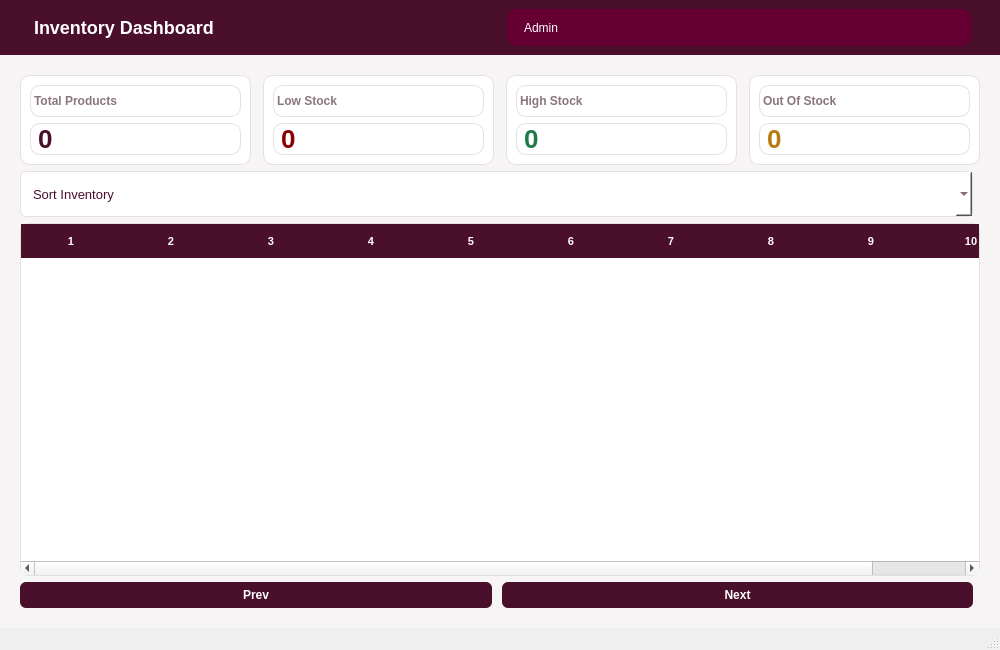
<?xml version="1.0" encoding="UTF-8"?>
<ui version="4.0">
 <class>inventory</class>
 <widget class="QMainWindow" name="inventory">
  <property name="geometry">
   <rect><x>0</x><y>0</y><width>1000</width><height>650</height></rect>
  </property>
  <property name="windowTitle"><string>Sajilo Bazar - Inventory Dashboard</string></property>
  <widget class="QWidget" name="centralwidget">
   <layout class="QVBoxLayout" name="mainLayout">
    <property name="spacing"><number>0</number></property>
    <property name="leftMargin"><number>0</number></property>
    <property name="topMargin"><number>0</number></property>
    <property name="rightMargin"><number>0</number></property>
    <property name="bottomMargin"><number>0</number></property>
    <item>
     <widget class="QFrame" name="topbarFrame">
      <property name="styleSheet"><string>QFrame#topbarFrame { background-color: #4A0F2B; }</string></property>
      <property name="minimumSize"><size><width>0</width><height>55</height></size></property>
      <property name="maximumSize"><size><width>16777215</width><height>55</height></size></property>
      <layout class="QHBoxLayout">
       <item>
        <widget class="QLabel" name="pageTitle">
         <property name="text"><string>Inventory Dashboard</string></property>
         <property name="styleSheet"><string>QLabel { color: #FFFFFF; font-size: 18px; font-weight: bold; padding-left: 20px; }</string></property>
        </widget>
       </item>
       <item>
        <spacer><property name="orientation"><enum>Qt::Horizontal</enum></property></spacer>
       </item>
       <item>
        <widget class="QLabel" name="adminBadge">
         <property name="text"><string>Admin</string></property>
         <property name="styleSheet"><string>QLabel { background-color: #660033; color: #FFFFFF; border-radius: 10px; padding: 4px 14px; font-size: 12px; margin-right: 20px; }</string></property>
        </widget>
       </item>
      </layout>
     </widget>
    </item>
    <item>
     <widget class="QFrame" name="contentFrame">
      <property name="styleSheet"><string>QFrame#contentFrame { background-color: #F7F4F5; }</string></property>
      <layout class="QVBoxLayout" name="contentLayout">
       <property name="leftMargin"><number>20</number></property>
       <property name="topMargin"><number>20</number></property>
       <property name="rightMargin"><number>20</number></property>
       <property name="bottomMargin"><number>20</number></property>
       <item>
        <layout class="QHBoxLayout" name="statsLayout">
         <property name="spacing"><number>12</number></property>
         <item>
          <widget class="QFrame" name="cardTotal">
           <property name="styleSheet"><string>QFrame { background-color: #FFFFFF; border-radius: 10px; border: 1px solid #E6DEE1; }</string></property>
           <property name="minimumSize"><size><width>0</width><height>90</height></size></property>
           <layout class="QVBoxLayout">
            <item><widget class="QLabel" name="lblTotalTitle"><property name="text"><string>Total Products</string></property><property name="styleSheet"><string>QLabel { color: #8A7580; font-size: 12px; font-weight: bold; }</string></property></widget></item>
            <item><widget class="QLabel" name="lblTotalValue"><property name="text"><string>0</string></property><property name="styleSheet"><string>QLabel { color: #4A0F2B; font-size: 26px; font-weight: bold; }</string></property></widget></item>
           </layout>
          </widget>
         </item>
         <item>
          <widget class="QFrame" name="cardLowStock">
           <property name="styleSheet"><string>QFrame { background-color: #FFFFFF; border-radius: 10px; border: 1px solid #E6DEE1; }</string></property>
           <property name="minimumSize"><size><width>0</width><height>90</height></size></property>
           <layout class="QVBoxLayout">
            <item><widget class="QLabel" name="lblLowStockTitle"><property name="text"><string>Low Stock</string></property><property name="styleSheet"><string>QLabel { color: #8A7580; font-size: 12px; font-weight: bold; }</string></property></widget></item>
            <item><widget class="QLabel" name="lblLowStockValue"><property name="text"><string>0</string></property><property name="styleSheet"><string>QLabel { color: #8B0000; font-size: 26px; font-weight: bold; }</string></property></widget></item>
           </layout>
          </widget>
         </item>
         <item>
          <widget class="QFrame" name="cardHighStock">
           <property name="styleSheet"><string>QFrame { background-color: #FFFFFF; border-radius: 10px; border: 1px solid #E6DEE1; }</string></property>
           <property name="minimumSize"><size><width>0</width><height>90</height></size></property>
           <layout class="QVBoxLayout">
            <item><widget class="QLabel" name="lblHighStockTitle"><property name="text"><string>High Stock</string></property><property name="styleSheet"><string>QLabel { color: #8A7580; font-size: 12px; font-weight: bold; }</string></property></widget></item>
            <item><widget class="QLabel" name="lblHighStockValue"><property name="text"><string>0</string></property><property name="styleSheet"><string>QLabel { color: #1E7A47; font-size: 26px; font-weight: bold; }</string></property></widget></item>
           </layout>
          </widget>
         </item>
         <item>
          <widget class="QFrame" name="cardOutOfStock">
           <property name="styleSheet"><string>QFrame { background-color: #FFFFFF; border-radius: 10px; border: 1px solid #E6DEE1; }</string></property>
           <property name="minimumSize"><size><width>0</width><height>90</height></size></property>
           <layout class="QVBoxLayout">
            <item><widget class="QLabel" name="lblOutOfStockTitle"><property name="text"><string>Out Of Stock</string></property><property name="styleSheet"><string>QLabel { color: #8A7580; font-size: 12px; font-weight: bold; }</string></property></widget></item>
            <item><widget class="QLabel" name="lblOutOfStockValue"><property name="text"><string>0</string></property><property name="styleSheet"><string>QLabel { color: #B8790F; font-size: 26px; font-weight: bold; }</string></property></widget></item>
           </layout>
          </widget>
         </item>
        </layout>
       </item>
       <item>
        <layout class="QHBoxLayout" name="filterLayout">
         <property name="spacing"><number>10</number></property>
         <item>
          <widget class="QComboBox" name="sortInventory">
           <property name="styleSheet"><string>QComboBox { background-color: #FFFFFF; border: 1px solid #E6DEE1; border-radius: 6px; padding: 4px 12px; font-size: 13px; color: #4A0F2B; min-height: 36px; }</string></property>
           <item><property name="text"><string>Sort Inventory</string></property></item>
           <item><property name="text"><string>Name (A-Z)</string></property></item>
           <item><property name="text"><string>Stock (Low to High)</string></property></item>
           <item><property name="text"><string>Expiry Date</string></property></item>
          </widget>
         </item>
         <item>
          <spacer><property name="orientation"><enum>Qt::Horizontal</enum></property></spacer>
         </item>
        </layout>
       </item>
       <item>
        <widget class="QTableWidget" name="inventoryTable">
         <property name="styleSheet"><string>QTableWidget { background-color: #FFFFFF; border: 1px solid #E6DEE1; border-radius: 8px; gridline-color: #F5EEF0; font-size: 13px; } QTableWidget::item { padding: 8px; color: #4A0F2B; } QHeaderView::section { background-color: #4A0F2B; color: #FFFFFF; font-size: 11px; font-weight: bold; padding: 8px; border: none; } QTableWidget::item:selected { background-color: #F3E6EC; color: #4A0F2B; }</string></property>
         <property name="rowCount"><number>0</number></property>
         <property name="columnCount"><number>10</number></property>
         <property name="selectionBehavior"><enum>QAbstractItemView::SelectRows</enum></property>
         <property name="alternatingRowColors"><bool>true</bool></property>
         <property name="editTriggers"><set>QAbstractItemView::NoEditTriggers</set></property>
        </widget>
       </item>
       <item>
        <layout class="QHBoxLayout" name="navLayout">
         <property name="spacing"><number>10</number></property>
         <item>
          <widget class="QPushButton" name="btnPrev">
           <property name="text"><string>Prev</string></property>
           <property name="styleSheet"><string>QPushButton { background-color: #4A0F2B; color: white; border: none; border-radius: 6px; padding: 6px 16px; font-size: 12px; font-weight: bold; } QPushButton:hover { background-color: #660033; }</string></property>
          </widget>
         </item>
         <item>
          <widget class="QPushButton" name="btnNext">
           <property name="text"><string>Next</string></property>
           <property name="styleSheet"><string>QPushButton { background-color: #4A0F2B; color: white; border: none; border-radius: 6px; padding: 6px 16px; font-size: 12px; font-weight: bold; } QPushButton:hover { background-color: #660033; }</string></property>
          </widget>
         </item>
         <item>
          <spacer><property name="orientation"><enum>Qt::Horizontal</enum></property></spacer>
         </item>
        </layout>
       </item>
      </layout>
     </widget>
    </item>
   </layout>
  </widget>
  <widget class="QMenuBar" name="menubar"/>
  <widget class="QStatusBar" name="statusbar"/>
 </widget>
 <resources/>
 <connections/>
</ui>
